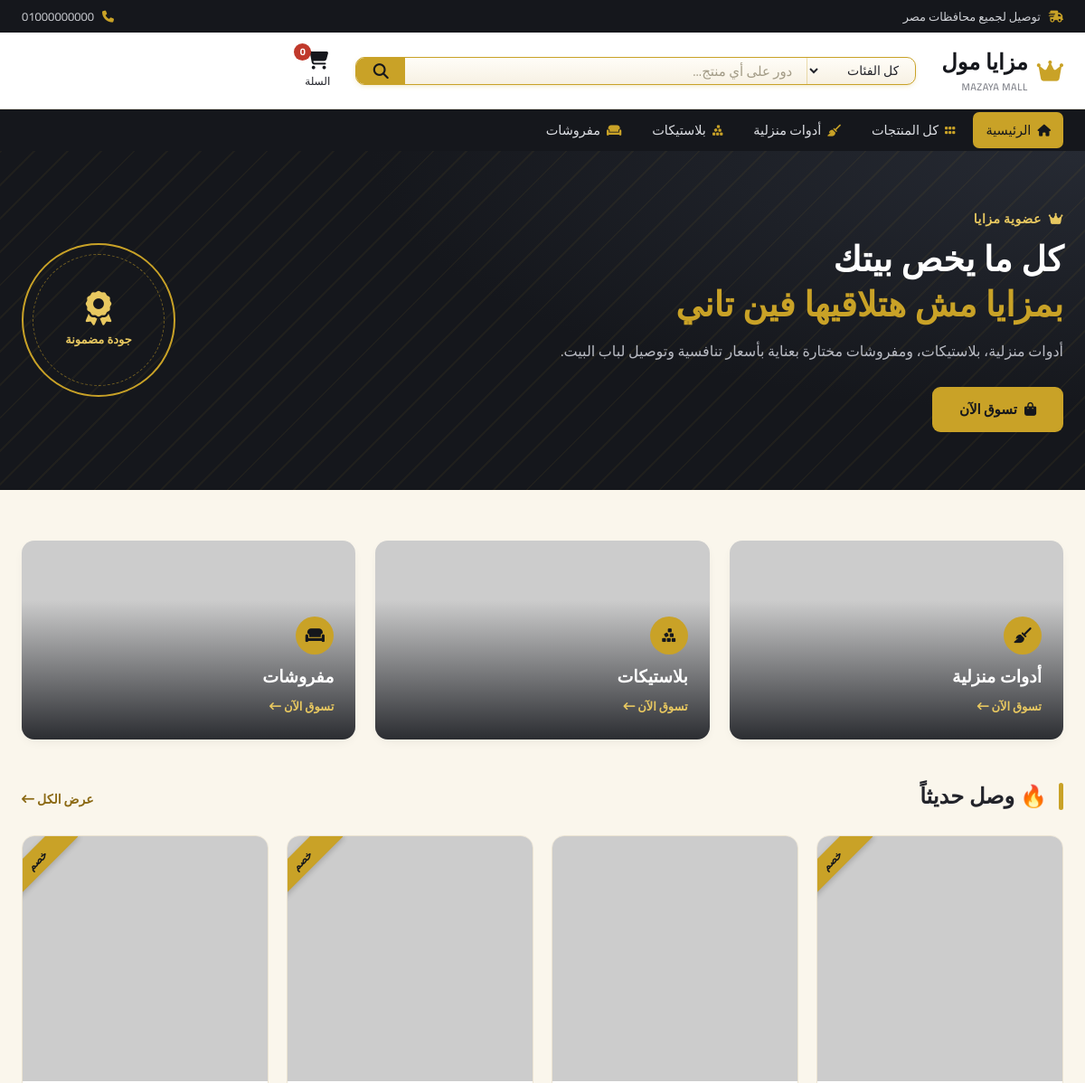
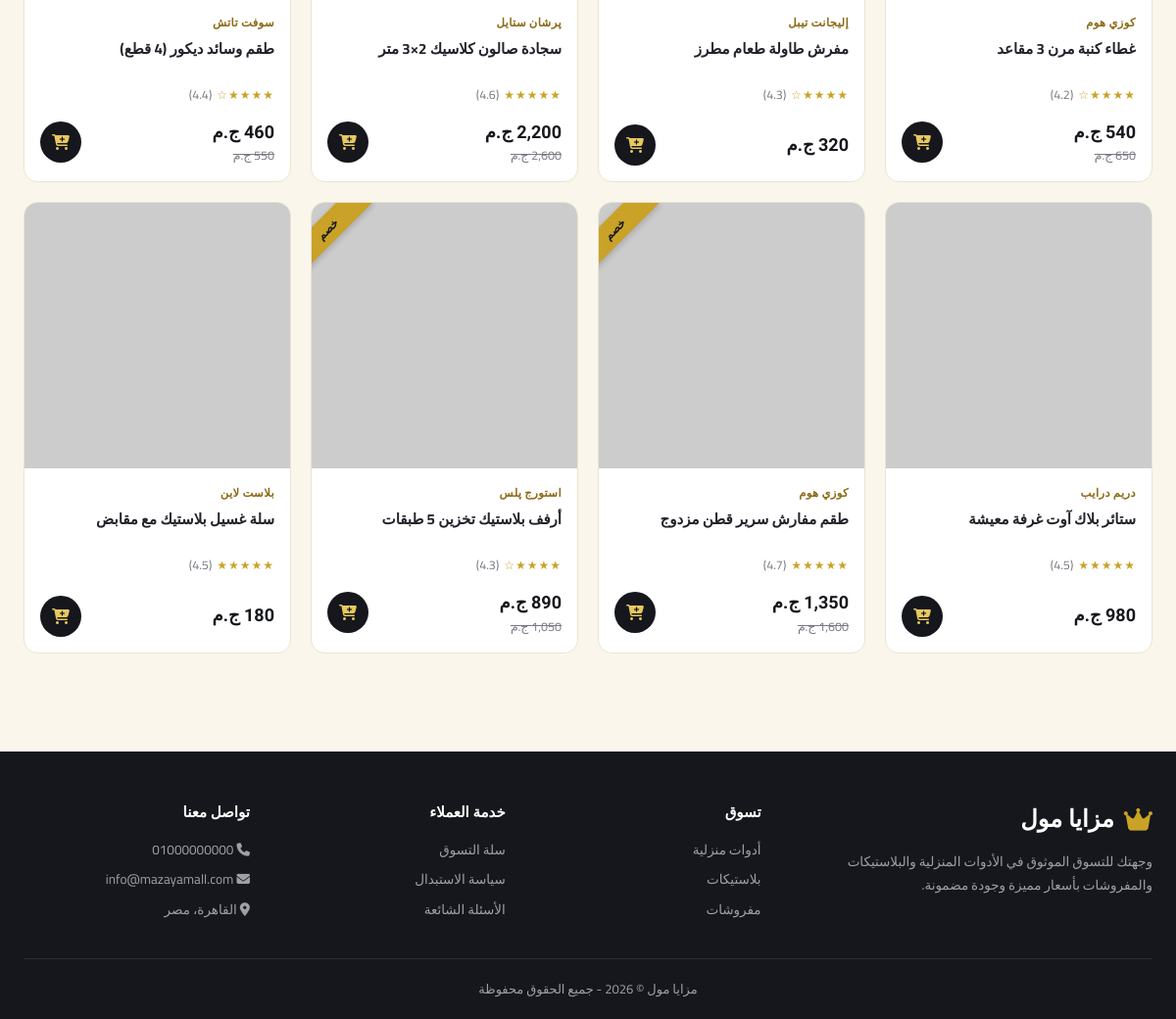
The page / on the database its author committed (2 pictures, top to bottom).
### tables this page shows
CREATE TABLE IF NOT EXISTS `categories` (
    `id` INT AUTO_INCREMENT PRIMARY KEY,
    `name` VARCHAR(100) NOT NULL,
    `slug` VARCHAR(50) NOT NULL UNIQUE,
    `cover` VARCHAR(500) NOT NULL,
    `description` VARCHAR(255),
    `created_at` TIMESTAMP DEFAULT CURRENT_TIMESTAMP,
    INDEX `idx_slug` (`slug`)
);

CREATE TABLE IF NOT EXISTS `products` (
    `id` INT AUTO_INCREMENT PRIMARY KEY,
    `category_id` INT NOT NULL,
    `name` VARCHAR(255) NOT NULL,
    `price` DECIMAL(10,2) NOT NULL,
    `old_price` DECIMAL(10,2) DEFAULT NULL,
    `brand` VARCHAR(100) NOT NULL,
    `image` VARCHAR(500) NOT NULL,
    `description` TEXT,
    `rating` DECIMAL(2,1) DEFAULT 4.5,
    `stock` INT DEFAULT 50,
    `created_at` TIMESTAMP DEFAULT CURRENT_TIMESTAMP,
    FOREIGN KEY (`category_id`) REFERENCES `categories`(`id`) ON DELETE CASCADE,
    INDEX `idx_category` (`category_id`),
    INDEX `idx_name` (`name`)
);

### config/helpers.php (called while the page is built, shortened)
<?php
function category_icon($slug){
    $icons = [
        'household' => 'fa-solid fa-broom',
        'plastics'  => 'fa-solid fa-cubes-stacked',
        'furnishings' => 'fa-solid fa-couch',
    ];
    return $icons[$slug] ?? 'fa-solid fa-tag';
}
function format_price($price){
    return number_format($price, 0, '', ',') . ' ج.م';
}
function star_rating($rating){
    $rating = round($rating);
    $html = '';
    for($i = 1; $i <= 5; $i++){
        $html .= $i <= $rating ? '★' : '☆';
    }
    return $html;
}
function get_product_image($image){
    if (filter_var($image, FILTER_VALIDATE_URL)) {
        return $image;
    }
    return 'uploads/' . $image;
}
?>

### index.php (the view, shortened to what this page needs)
<?php
include 'config/db.php';
include 'config/helpers.php';
$categories = $conn->query("SELECT * FROM categories ORDER BY id ASC")->fetch_all(MYSQLI_ASSOC);
$featured = $conn->query("
SELECT p.*, c.slug as cat_slug
FROM products p
JOIN categories c ON p.category_id = c.id
ORDER BY p.id DESC
LIMIT 8
")->fetch_all(MYSQLI_ASSOC);
$active_page = 'home';
?>
<!DOCTYPE html>
<html lang="ar" dir="rtl">
<head>
    <link rel="stylesheet" href="assets/css/style.css">
    <link rel="stylesheet" href="https://cdnjs.cloudflare.com/ajax/libs/font-awesome/6.4.0/css/all.min.css">
</head>
<body>
    <?php include 'includes/header.php'; ?>
    <section class="hero">
        <div class="container">
            <div class="hero-content">
                <div class="hero-eyebrow"><i class="fa-solid fa-crown"></i> عضوية مزايا</div>
                <h1>كل ما يخص بيتك<br><span>بمزايا مش هتلاقيها فين تاني</span></h1>
                <p>أدوات منزلية، بلاستيكات، ومفروشات مختارة بعناية بأسعار تنافسية وتوصيل لباب البيت.</p>
                <a href="products.php" class="btn-gold"><i class="fa-solid fa-bag-shopping"></i> تسوق الآن</a>
            </div>
            <div class="hero-seal">
                <i class="fa-solid fa-award"></i>
                <span>جودة مضمونة</span>
            </div>
        </div>
    </section>
    <section class="cat-strip">
        <div class="container">
            <div class="cat-strip-grid">
                <?php foreach($categories as $cat): ?>
                <a href="products.php?category=<?php echo $cat['slug']; ?>" class="cat-card">
                    <img src="<?php echo htmlspecialchars($cat['cover']); ?>" alt="<?php echo htmlspecialchars($cat['name']); ?>">
                    <div class="cat-card-body">
                        <div class="cat-icon"><i class="<?php echo category_icon($cat['slug']); ?>"></i></div>
                        <h3><?php echo htmlspecialchars($cat['name']); ?></h3>
                        <span>تسوق الآن <i class="fa-solid fa-arrow-left-long"></i></span>
                    </div>
                </a>
                <?php endforeach; ?>
            </div>
        </div>
    </section>
    <section class="products-section">
        <div class="container">
            <div class="section-title-row">
                <h2 class="section-title">🔥 وصل حديثاً</h2>
                <a href="products.php" class="section-link">عرض الكل <i class="fa-solid fa-arrow-left-long"></i></a>
            </div>
            <div class="products-grid">
                <?php foreach($featured as $product): ?>
                <div class="product-card">
                    <?php if($product['old_price']): ?><div class="ribbon">خصم</div><?php endif; ?>
                    <a href="product.php?id=<?php echo $product['id']; ?>" class="product-image">
                        <img src="<?php echo htmlspecialchars(get_product_image($product['image'])); ?>"
                             alt="<?php echo htmlspecialchars($product['name']); ?>"
                             onerror="this.src='assets/images/placeholder.png'">
                    </a>
                    <div class="product-info">
                        <span class="product-brand"><?php echo htmlspecialchars($product['brand']); ?></span>
                        <a href="product.php?id=<?php echo $product['id']; ?>"><h3><?php echo htmlspecialchars($product['name']); ?></h3></a>
                        <div class="product-rating">
                            <span class="stars"><?php echo star_rating($product['rating']); ?></span>
                            (<?php echo $product['rating']; ?>)
                        </div>
                        <div class="product-footer">
                            <div class="price-block">
                                <span class="product-price"><?php echo format_price($product['price']); ?></span>
                                <?php if($product['old_price']): ?><span class="product-price-old"><?php echo format_price($product['old_price']); ?></span><?php endif; ?>
                            </div>
                            <button class="btn-add-cart"
                                    onclick="addToCart(<?php echo $product['id']; ?>, '<?php echo addslashes($product['name']); ?>', <?php echo $product['price']; ?>, '<?php echo addslashes(get_product_image($product['image'])); ?>')">
                                <i class="fa-solid fa-cart-plus"></i>
                            </button>
                        </div>
                    </div>
                </div>
                <?php endforeach; ?>
            </div>
        </div>
    </section>
    <?php include 'includes/footer.php'; ?>
</body>
</html>

### includes/header.php (shortened to what this page needs)
<?php
$categories = $categories ?? [];
?>
<div class="topbar">
    <div class="container">
        <span><i class="fa-solid fa-truck-fast"></i> توصيل لجميع محافظات مصر</span>
        <div class="topbar-links">
            <a href="tel:01000000000"><i class="fa-solid fa-phone"></i> 01000000000</a>
        </div>
    </div>
</div>
<header class="header">
    <div class="container">
        <a href="index.php" class="logo">
            <i class="fas fa-crown"></i>
            <span>مزايا مول<small>MAZAYA MALL</small></span>
        </a>
        <form class="search-card" action="products.php" method="get">
            <select name="category">
                <option value="">كل الفئات</option>
            </select>
            <input type="text" name="q" placeholder="دور على أي منتج..." value="<?php echo htmlspecialchars($_GET['q'] ?? ''); ?>">
            <button type="submit"><i class="fa-solid fa-magnifying-glass"></i></button>
        </form>
        <div class="header-actions">
            <a href="cart.php">
                <i class="fa-solid fa-cart-shopping"></i>
                السلة
                <span class="cart-count" id="cartCount">0</span>
            </a>
        </div>
    </div>
</header>
<nav class="catnav">
    <div class="container">
        <a href="index.php" class="<?php echo ($active_page ?? '') === 'home' ? 'active' : ''; ?>"><i class="fa-solid fa-house"></i> الرئيسية</a>
        <a href="products.php" class="<?php echo (($active_page ?? '') === 'products' && empty($_GET['category'])) ? 'active' : ''; ?>"><i class="fa-solid fa-grip"></i> كل المنتجات</a>
        <?php foreach($categories as $cat): ?>
        <a href="products.php?category=<?php echo $cat['slug']; ?>" class="<?php echo (($_GET['category'] ?? '') === $cat['slug']) ? 'active' : ''; ?>">
            <i class="<?php echo category_icon($cat['slug']); ?>"></i> <?php echo htmlspecialchars($cat['name']); ?>
        </a>
        <?php endforeach; ?>
    </div>
</nav>

### includes/footer.php
<footer class="footer">
    <div class="container">
        <div class="footer-grid">
            <div>
                <a href="index.php" class="logo"><i class="fas fa-crown"></i><span>مزايا مول</span></a>
                <p>وجهتك للتسوق الموثوق في الأدوات المنزلية والبلاستيكات والمفروشات بأسعار مميزة وجودة مضمونة.</p>
            </div>
            <div>
                <h4>تسوق</h4>
                <ul>
                    <li><a href="products.php?category=household">أدوات منزلية</a></li>
                    <li><a href="products.php?category=plastics">بلاستيكات</a></li>
                    <li><a href="products.php?category=furnishings">مفروشات</a></li>
                </ul>
            </div>
            <div>
                <h4>خدمة العملاء</h4>
                <ul>
                    <li><a href="cart.php">سلة التسوق</a></li>
                    <li><a href="#">سياسة الاستبدال</a></li>
                    <li><a href="#">الأسئلة الشائعة</a></li>
                </ul>
            </div>
            <div>
                <h4>تواصل معنا</h4>
                <ul>
                    <li><i class="fa-solid fa-phone"></i> 01000000000</li>
                    <li><i class="fa-solid fa-envelope"></i> info@mazayamall.com</li>
                    <li><i class="fa-solid fa-location-dot"></i> القاهرة، مصر</li>
                </ul>
            </div>
        </div>
        <div class="footer-bottom">مزايا مول &copy; 2026 - جميع الحقوق محفوظة</div>
    </div>
</footer>

### rows shown on the page
categories: name "أدوات منزلية"
categories: name "بلاستيكات"
categories: name "مفروشات"
products: shows "خصم", brand "كوزي هوم", name "غطاء كنبة مرن 3 مقاعد", rating "★★★★☆", rating "4.2", price "540 ج.م", old_price "650 ج.م"
products: brand "إليجانت تيبل", name "مفرش طاولة طعام مطرز", rating "★★★★☆", rating "4.3", price "320 ج.م"
products: shows "خصم", brand "پرشان ستايل", name "سجادة صالون كلاسيك 2×3 متر", rating "★★★★★", rating "4.6", price "2,200 ج.م", old_price "2,600 ج.م"
products: shows "خصم", brand "سوفت تاتش", name "طقم وسائد ديكور (4 قطع)", rating "★★★★☆", rating "4.4", price "460 ج.م", old_price "550 ج.م"
products: brand "دريم درايب", name "ستائر بلاك آوت غرفة معيشة", rating "★★★★★", rating "4.5", price "980 ج.م"
products: shows "خصم", brand "كوزي هوم", name "طقم مفارش سرير قطن مزدوج", rating "★★★★★", rating "4.7", price "1,350 ج.م", old_price "1,600 ج.م"
products: shows "خصم", brand "استورج پلس", name "أرفف بلاستيك تخزين 5 طبقات", rating "★★★★☆", rating "4.3", price "890 ج.م", old_price "1,050 ج.م"
products: brand "بلاست لاين", name "سلة غسيل بلاستيك مع مقابض", rating "★★★★★", rating "4.5", price "180 ج.م"
